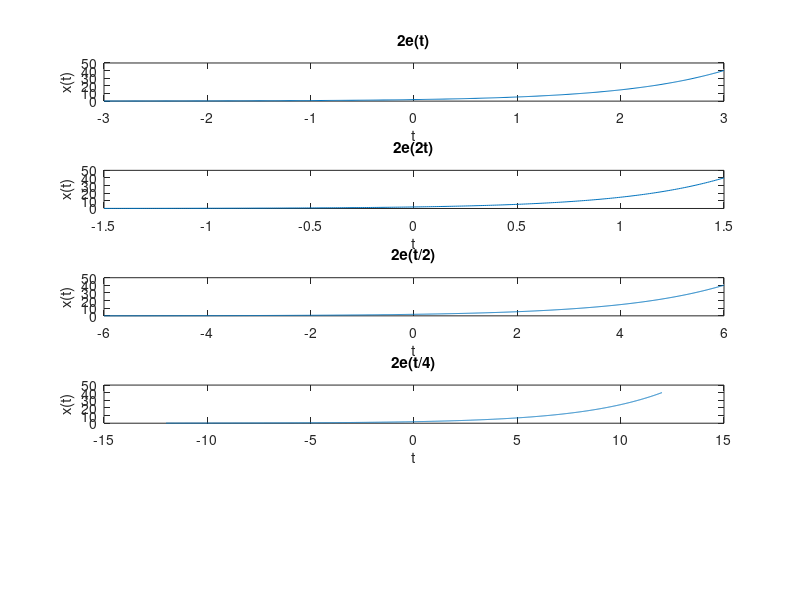

Here is the MATLAB script that generated this plot:
clc;
clear;
t=-3:0.01:3;
x=2*exp(t)
subplot(5,1,1);
plot(t,x)
xlabel('t');
ylabel('x(t)');
title('2e(t)');
t=-1.5:0.01:1.5;
x=2*exp(2*t)
subplot(5,1,2);
plot(t,x)
xlabel('t');
ylabel('x(t)');
title('2e(2t)');
t=-6:0.01:6;
x=2*exp(t/2)
subplot(5,1,3);
plot(t,x)
xlabel('t');
ylabel('x(t)');
title('2e(t/2)');
t=-12:0.01:12;
x=2*exp(t/4);
subplot(5,1,4);
plot(t,x);
xlabel('t');
ylabel('x(t)');
title('2e(t/4)');